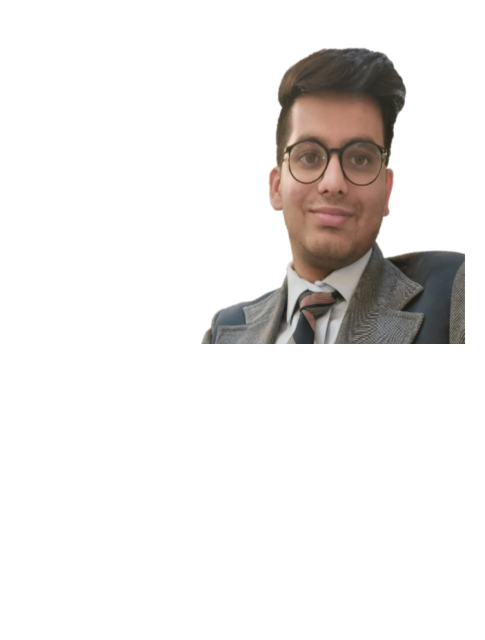
#> input picture cropped_dataset/authentic/Certificates 380-1.png, 485 x 640 px, found by its file name; its folder holds only this picture in this run
$ python crop_images.py
#> lines starting #> are read from the running program, lines starting #| are printed output that depends on the picture
import cv2
import os

# Define source and target folders
source_target_pairs = [
    ("dataset/images/authentic", "cropped_dataset/authentic"),
    ("dataset/images/tampered", "cropped_dataset/tampered")
]

# Loop through each pair
for img_folder, save_folder in source_target_pairs:
    os.makedirs(save_folder, exist_ok=True)  # Create target folder if not exists

    for filename in os.listdir(img_folder):
        if filename.lower().endswith(('.jpg', '.jpeg', '.png')):
            image_path = os.path.join(img_folder, filename)
            image = cv2.imread(image_path)
#> image is the input picture: shape (640, 485, 3); mean B, G, R 232.9, 234.2, 236.5

            if image is None:
                print(f"❌ Can't read image: {filename}")
                continue

            h, w, _ = image.shape
#> h = 640; w = 485
            print(f"📷 Processing: {filename} | Shape: {h}x{w}")
#| 📷 Processing: Certificates 380-1.png | Shape: 640x485

            # Crop coordinates — adjust as per certificate layout
            x1 = int(w * 0.78)
#> x1 = 378
            x2 = int(w * 0.97)
#> x2 = 470
            y1 = int(h * 0.20)
#> y1 = 128
            y2 = int(h * 0.55)
#> y2 = 352

            cropped = image[y1:y2, x1:x2]
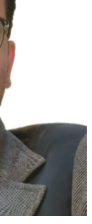
#> cropped: shape (224, 92, 3); mean B, G, R 177.4, 178.9, 180.1
#> (the run stopped early here; a loop or call above may not have finished)
